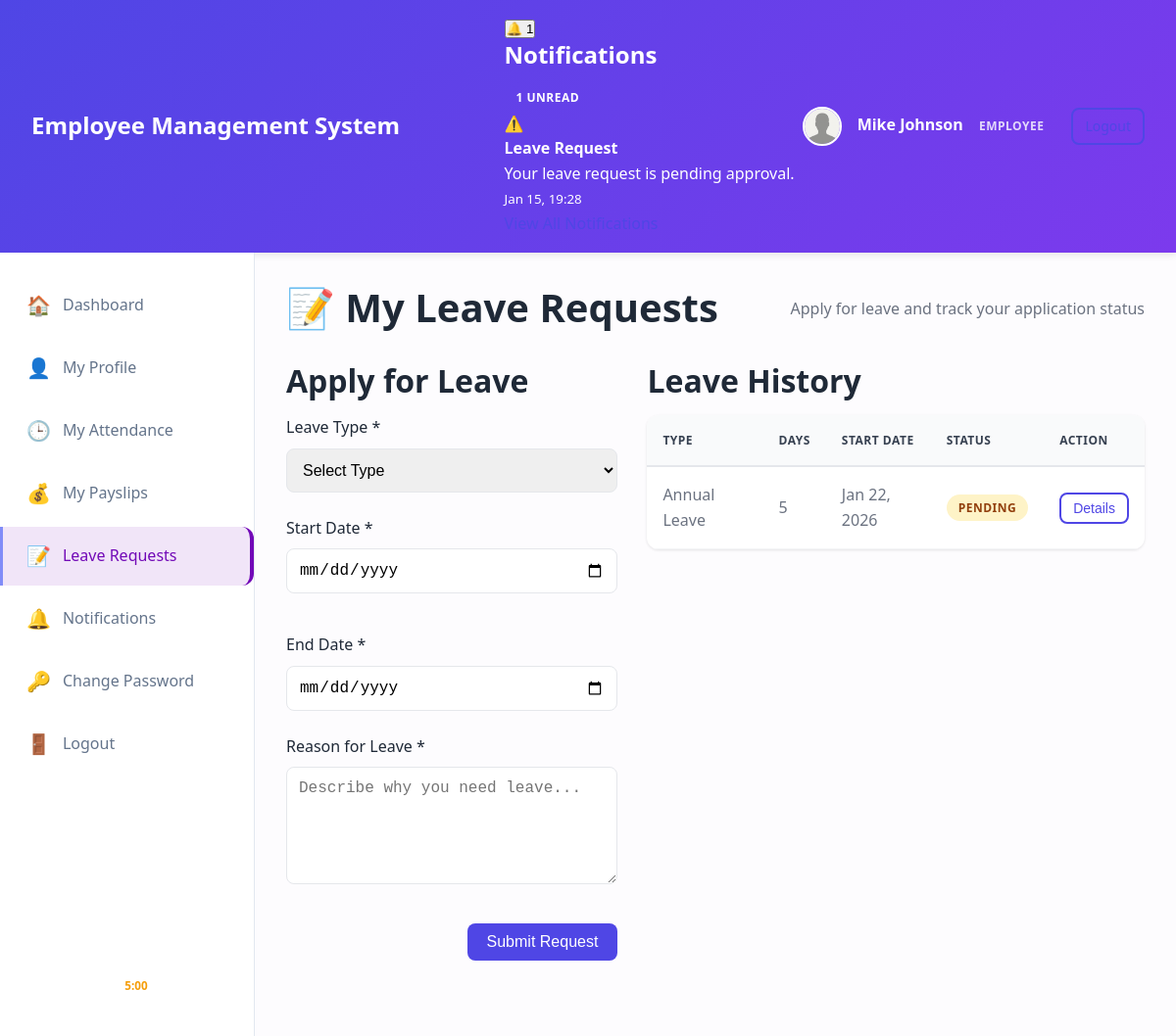
The page /dashboard/leaves/my_leaves.php (signed in) on the database its author committed.
### tables this page shows
CREATE TABLE IF NOT EXISTS `notifications` (
  `id` int(11) NOT NULL AUTO_INCREMENT,
  `user_id` int(11) NOT NULL,
  `type` enum('Info','Success','Warning','Danger') DEFAULT 'Info',
  `title` varchar(200) NOT NULL,
  `message` text NOT NULL,
  `is_read` tinyint(1) DEFAULT 0,
  `link` varchar(255) DEFAULT NULL,
  `created_at` timestamp NOT NULL DEFAULT CURRENT_TIMESTAMP,
  PRIMARY KEY (`id`),
  KEY `idx_user_read` (`user_id`, `is_read`),
  KEY `idx_created` (`created_at`),
  CONSTRAINT `fk_notification_user` FOREIGN KEY (`user_id`) REFERENCES `users` (`id`) ON DELETE CASCADE
);

CREATE TABLE IF NOT EXISTS `leave_requests` (
  `id` int(11) NOT NULL AUTO_INCREMENT,
  `employee_id` int(11) NOT NULL,
  `leave_type` enum('Sick Leave','Casual Leave','Annual Leave','Maternity Leave','Paternity Leave','Unpaid Leave') NOT NULL,
  `start_date` date NOT NULL,
  `end_date` date NOT NULL,
  `days` int(11) NOT NULL,
  `reason` text NOT NULL,
  `status` enum('Pending','Approved','Rejected') DEFAULT 'Pending',
  `reviewed_by` int(11) DEFAULT NULL,
  `review_date` datetime DEFAULT NULL,
  `review_notes` text,
  `created_at` timestamp NOT NULL DEFAULT CURRENT_TIMESTAMP,
  `updated_at` timestamp NOT NULL DEFAULT CURRENT_TIMESTAMP ON UPDATE CURRENT_TIMESTAMP,
  PRIMARY KEY (`id`),
  KEY `idx_status` (`status`),
  KEY `idx_employee` (`employee_id`),
  KEY `idx_dates` (`start_date`, `end_date`),
  CONSTRAINT `fk_leave_employee` FOREIGN KEY (`employee_id`) REFERENCES `employees` (`id`) ON DELETE CASCADE,
  CONSTRAINT `fk_leave_reviewer` FOREIGN KEY (`reviewed_by`) REFERENCES `users` (`id`) ON DELETE SET NULL
);

### includes/functions.php (called while the page is built, shortened)
<?php
function get_user_notifications($user_id, $limit = 10, $unread_only = false) {
    global $pdo;
    try {
        $sql = "SELECT * FROM notifications WHERE user_id = ?";
        $sql .= " ORDER BY created_at DESC LIMIT ?";
        $stmt = $pdo->prepare($sql);
        $stmt->execute([$user_id, $limit]);
        return $stmt->fetchAll();
    } catch (PDOException $e) {
        error_log("Get notifications error: " . $e->getMessage());
        return [];
    }
}
function get_unread_notification_count($user_id) {
    global $pdo;
    try {
        $stmt = $pdo->prepare("SELECT COUNT(*) as count FROM notifications
                               WHERE user_id = ? AND is_read = 0");
        $stmt->execute([$user_id]);
        return $stmt->fetch()['count'];
    } catch (PDOException $e) {
        error_log("Get unread count error: " . $e->getMessage());
        return 0;
    }
}
?>

### dashboard/leaves/my_leaves.php (the view, shortened to what this page needs)
<?php
require_once '../../config/db_connect.php';
require_once '../../includes/functions.php';
$user_id = $_SESSION['user_id'];
$employee = get_employee_by_user_id($user_id);
$employee_id = $employee['id'];
try {
    $stmt = $pdo->prepare("
        SELECT * FROM leave_requests
        WHERE employee_id = ?
        ORDER BY created_at DESC
    ");
    $stmt->execute([$employee_id]);
    $leaves = $stmt->fetchAll();
} catch (PDOException $e) {
    error_log("Fetch my leaves error: " . $e->getMessage());
    $leaves = [];
}
?>
<!DOCTYPE html>
<html lang="en">
<head>
    <link rel="stylesheet" href="../../assets/css/style.css">
    <link rel="stylesheet" href="../../assets/css/dashboard.css">
    <link rel="stylesheet" href="../../assets/css/employee_dashboard.css">
</head>
<body class="dashboard-page employee-page">
    <?php include '../includes/employee_header.php'; ?>
    <div class="dashboard-container">
        <?php include '../includes/employee_sidebar.php'; ?>
        <main class="dashboard-content">
            <div class="page-header">
                <h1>📝 My Leave Requests</h1>
                <p>Apply for leave and track your application status</p>
            </div>
            <div class="leave-grid">
                <div class="card">
                    <h2>Apply for Leave</h2>
                    <form method="POST" class="leave-form">
                        <div class="form-group">
                            <label for="leave_type">Leave Type *</label>
                            <select id="leave_type" name="leave_type" class="form-control" required>
                                <option value="">Select Type</option>
                            </select>
                        </div>
                        <div class="form-row">
                            <div class="form-group">
                                <label for="start_date">Start Date *</label>
                                <input type="date" id="start_date" name="start_date" class="form-control" required min="<?php echo date('Y-m-d'); ?>">
                            </div>
                            <div class="form-group">
                                <label for="end_date">End Date *</label>
                                <input type="date" id="end_date" name="end_date" class="form-control" required min="<?php echo date('Y-m-d'); ?>">
                            </div>
                        </div>
                        <div class="form-group">
                            <label for="reason">Reason for Leave *</label>
                            <textarea id="reason" name="reason" class="form-control" rows="3" required placeholder="Describe why you need leave..."></textarea>
                        </div>
                        <div class="form-actions">
                            <button type="submit" class="btn btn-primary">Submit Request</button>
                        </div>
                    </form>
                </div>
                <div class="card">
                    <h2>Leave History</h2>
                    <div class="table-container">
                        <table class="data-table">
                            <thead>
                                <tr>
                                    <th>Type</th>
                                    <th>Days</th>
                                    <th>Start Date</th>
                                    <th>Status</th>
                                    <th>Action</th>
                                </tr>
                            </thead>
                            <tbody>
                                <?php if (empty($leaves)): ?>
                                    <tr><td colspan="5" class="text-center">No leave record found</td></tr>
                                <?php else: ?>
                                    <?php foreach($leaves as $leave): ?>
                                    <tr>
                                        <td><?php echo htmlspecialchars($leave['leave_type']); ?></td>
                                        <td><?php echo $leave['days']; ?></td>
                                        <td><?php echo date('M d, Y', strtotime($leave['start_date'])); ?></td>
                                        <td>
                                            <span class="badge badge-<?php
                                                echo $leave['status'] == 'Approved' ? 'success' :
                                                    ($leave['status'] == 'Pending' ? 'warning' : 'danger');
                                            ?>">
                                                <?php echo $leave['status']; ?>
                                            </span>
                                        </td>
                                        <td>
                                            <button class="btn btn-sm btn-outline" onclick="alert('Reason: <?php echo addslashes($leave['reason']); ?>')">Details</button>
                                        </td>
                                    </tr>
                                    <?php endforeach; ?>
                                <?php endif; ?>
                            </tbody>
                        </table>
                    </div>
                </div>
            </div>
        </main>
    </div>
</body>
</html>

### dashboard/includes/employee_header.php (shortened to what this page needs)
<?php
$notification_count = get_unread_notification_count($_SESSION['user_id']);
$notifications = get_user_notifications($_SESSION['user_id'], 5);
?>
<header class="dashboard-header employee-header">
    <div class="header-container">
        <div class="logo">
            <h2><?php echo SITE_NAME; ?></h2>
        </div>
        <div class="header-actions">
            <div class="notifications-dropdown">
                <button class="notification-btn" id="notificationBtn">
                    🔔
                    <?php if ($notification_count > 0): ?>
                        <span class="notification-badge"><?php echo $notification_count; ?></span>
                    <?php endif; ?>
                </button>
                <div class="notification-dropdown-content" id="notificationDropdown">
                    <div class="notification-header">
                        <h3>Notifications</h3>
                        <?php if ($notification_count > 0): ?>
                            <span class="badge"><?php echo $notification_count; ?> unread</span>
                        <?php endif; ?>
                    </div>
                    <div class="notification-list">
                        <?php if (empty($notifications)): ?>
                            <div class="notification-item">
                                <p>No notifications</p>
                            </div>
                        <?php else: ?>
                            <?php foreach ($notifications as $notif): ?>
                                <div class="notification-item <?php echo $notif['is_read'] ? '' : 'unread'; ?>">
                                    <div class="notif-icon notif-<?php echo strtolower($notif['type']); ?>">
                                        <?php
                                        $icons = ['Info' => 'ℹ️', 'Success' => '✅', 'Warning' => '⚠️', 'Danger' => '🚨'];
                                        echo $icons[$notif['type']] ?? 'ℹ️';
                                        ?>
                                    </div>
                                    <div class="notif-content">
                                        <strong><?php echo htmlspecialchars($notif['title']); ?></strong>
                                        <p><?php echo htmlspecialchars($notif['message']); ?></p>
                                        <small><?php echo date('M d, H:i', strtotime($notif['created_at'])); ?></small>
                                    </div>
                                </div>
                            <?php endforeach; ?>
                        <?php endif; ?>
                    </div>
                    <div class="notification-footer">
                        <a href="notifications/index.php">View All Notifications</a>
                    </div>
                </div>
            </div>
            <div class="user-info">
                <img src="<?php echo '../uploads/profiles/' . ($_SESSION['profile_picture'] ?? 'default-avatar.png'); ?>"
                     alt="Profile" class="user-avatar" onerror="this.src='../assets/images/default-avatar.png'">
                <div class="user-details">
                    <span class="user-name"><?php echo htmlspecialchars($_SESSION['first_name'] . ' ' . $_SESSION['last_name']); ?></span>
                    <span class="user-role badge badge-employee">Employee</span>
                </div>
                <a href="../auth/logout.php" class="btn btn-sm btn-outline">Logout</a>
            </div>
        </div>
    </div>
</header>

### assets/css/style.css (style rules this page uses)
:root { --primary-color: #4F46E5; --primary-dark: #4338CA; --primary-light: #818CF8; --secondary-color: #10B981; --secondary-dark: #059669; --danger-color: #EF4444; --warning-color: #F59E0B; --info-color: #3B82F6; --success-color: #10B981; --text-primary: #1F2937; --text-secondary: #6B7280; --text-light: #9CA3AF; --bg-primary: #FFFFFF; --bg-secondary: #F9FAFB; --bg-dark: #111827; --border-color: #E5E7EB; --border-radius: 8px; --shadow-sm: 0 1px 2px 0 rgba(0, 0, 0, 0.05); --shadow-md: 0 4px 6px -1px rgba(0, 0, 0, 0.1); --shadow-lg: 0 10px 15px -3px rgba(0, 0, 0, 0.1); --transition: all 0.3s ease; }
* { margin: 0; padding: 0; box-sizing: border-box; }
body { font-family: 'Segoe UI', Tahoma, Geneva, Verdana, sans-serif; font-size: 16px; line-height: 1.6; color: var(--text-primary); background-color: var(--bg-secondary); }
a { color: var(--primary-color); text-decoration: none; transition: var(--transition); }
img { max-width: 100%; height: auto; }
h1, h2, h3, h4, h5, h6 { margin-bottom: 1rem; font-weight: 600; line-height: 1.2; }
h1 { font-size: 2.5rem; }
h2 { font-size: 2rem; }
h3 { font-size: 1.5rem; }
.header-container { max-width: 1200px; margin: 0 auto; padding: 0 1rem; display: flex; justify-content: space-between; align-items: center; }
.header-actions { display: flex; gap: 0.5rem; align-items: center; }
.btn { display: inline-block; padding: 0.625rem 1.25rem; font-size: 1rem; font-weight: 500; text-align: center; border: none; border-radius: var(--border-radius); cursor: pointer; transition: var(--transition); text-decoration: none; }
.btn-primary { background-color: var(--primary-color); color: white; }
.btn-outline { background-color: transparent; border: 2px solid var(--primary-color); color: var(--primary-color); }
.btn-sm { padding: 0.375rem 0.75rem; font-size: 0.875rem; }
.form-group { margin-bottom: 1.5rem; }
.form-group label { display: block; margin-bottom: 0.5rem; font-weight: 500; color: var(--text-primary); }
.form-control { width: 100%; padding: 0.75rem; font-size: 1rem; border: 1px solid var(--border-color); border-radius: var(--border-radius); transition: var(--transition); }
.form-row { display: grid; grid-template-columns: repeat(auto-fit, minmax(250px, 1fr)); gap: 1rem; }
.form-actions { display: flex; gap: 1rem; justify-content: flex-end; margin-top: 2rem; }

### assets/css/dashboard.css (style rules this page uses)
.dashboard-page { background-color: #F3F4F6; }
.dashboard-container { display: grid; grid-template-columns: 260px 1fr; min-height: 100vh; }
.dashboard-header { grid-column: 1 / -1; background: linear-gradient(135deg, #4F46E5 0%, #7C3AED 100%); color: white; padding: 1rem 2rem; box-shadow: 0 2px 8px rgba(0, 0, 0, 0.1); }
.dashboard-header .header-container { display: flex; justify-content: space-between; align-items: center; max-width: none; padding: 0; }
.dashboard-header .logo h2 { margin: 0; font-size: 1.5rem; color: white; }
.user-info { display: flex; align-items: center; gap: 1rem; }
.user-avatar { width: 40px; height: 40px; border-radius: 50%; border: 2px solid white; object-fit: cover; }
.user-name { font-weight: 600; }
.user-role { color: rgba(255, 255, 255, 0.8); font-size: 0.875rem; }
.dashboard-content { padding: 2rem; overflow-y: auto; }
.page-header { margin-bottom: 2rem; display: flex; justify-content: space-between; align-items: center; }
.page-header h1 { margin: 0; color: #1F2937; }
.page-header p { color: #6B7280; margin: 0.25rem 0 0 0; }
.header-actions { display: flex; gap: 0.5rem; }
.table-container { background-color: white; border-radius: 12px; box-shadow: 0 1px 3px rgba(0, 0, 0, 0.1); overflow: hidden; margin-bottom: 1.5rem; }
.data-table { width: 100%; border-collapse: collapse; }
.data-table thead { background-color: #F9FAFB; border-bottom: 2px solid #E5E7EB; }
.data-table th { padding: 1rem; text-align: left; font-weight: 600; color: #374151; text-transform: uppercase; font-size: 0.75rem; letter-spacing: 0.5px; }
.data-table td { padding: 1rem; border-bottom: 1px solid #F3F4F6; color: #6B7280; }
.badge { display: inline-block; padding: 0.25rem 0.75rem; font-size: 0.75rem; font-weight: 600; border-radius: 9999px; text-transform: uppercase; letter-spacing: 0.5px; }
.badge-warning { background-color: #FEF3C7; color: #92400E; }

### rows shown on the page
notifications: type "⚠️", title "Leave Request", message "Your leave request is pending approval.", created_at "Jan 15, 19:28"
leave_requests: leave_type "Annual Leave", days "5", start_date "Jan 22, 2026", status "PENDING"

### other values the page prints
SITE_NAME "Employee Management System"
$notification_count "1"
$_SESSION['first_name'] . ' ' . $_SESSION['last_name'] "Mike Johnson"
